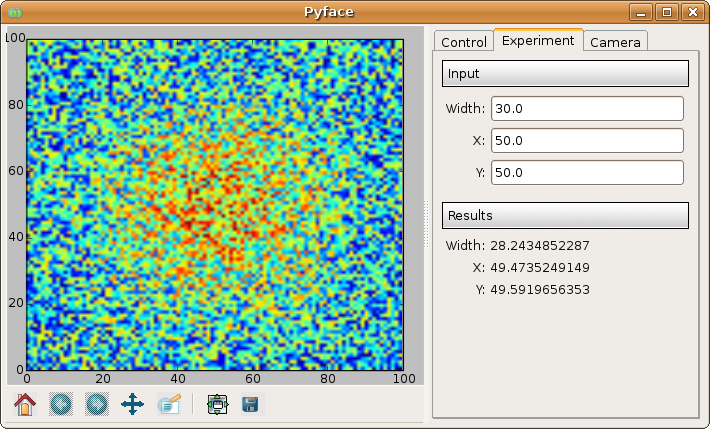

Write Python code to recreate this figure.

#! The imports
#!-------------
#!
#! The MPLFigureEditor is imported from last example.

from threading import Thread
from time import sleep
from enthought.traits.api import *
from enthought.traits.ui.api import View, Item, Group, \
        HSplit, Handler
from enthought.traits.ui.menu import NoButtons
from mpl_figure_editor import MPLFigureEditor
from matplotlib.figure import Figure
from scipy import *
import wx

#! User interface objects
#!------------------------
#!
#! These objects store information for the program to interact with the
#! user via traitsUI.

class Experiment(HasTraits):
    """ Object that contains the parameters that control the experiment, 
        modified by the user.
    """
    width = Float(30, label="Width", desc="width of the cloud")
    x = Float(50, label="X", desc="X position of the center")
    y = Float(50, label="Y", desc="Y position of the center")


class Results(HasTraits):
    """ Object used to display the results.
    """
    width = Float(30, label="Width", desc="width of the cloud") 
    x = Float(50, label="X", desc="X position of the center")
    y = Float(50, label="Y", desc="Y position of the center")

    view = View( Item('width', style='readonly'),
                 Item('x', style='readonly'),
                 Item('y', style='readonly'),
               )

#!
#! The camera object also is a real object, and not only a data
#! structure: it has a method to acquire an image (or in our case
#! simulate acquiring), using its attributes as parameters for the
#! acquisition.
#!

class Camera(HasTraits):
    """ Camera objects. Implements both the camera parameters controls, and
        the picture acquisition.
    """
    exposure = Float(1, label="Exposure", desc="exposure, in ms")
    gain = Enum(1, 2, 3, label="Gain", desc="gain")

    def acquire(self, experiment):
       X, Y = indices((100, 100))
       Z = exp(-((X-experiment.x)**2+(Y-experiment.y)**2)/experiment.width**2)
       Z += 1-2*rand(100,100)
       Z *= self.exposure
       Z[Z>2] = 2
       Z = Z**self.gain
       return(Z)

#! Threads and flow control
#!--------------------------
#!
#! There are three threads in this application:
#! 
#!  * The GUI event loop, the only thread running at the start of the program.
#!
#!  * The acquisition thread, started through the GUI. This thread is an
#!    infinite loop that waits for the camera to be triggered, retrieves the 
#!    images, displays them, and spawns the processing thread for each image
#!    recieved.
#!
#!  * The processing thread, started by the acquisition thread. This thread
#!    is responsible for the numerical intensive work of the application.
#!    it processes the data and displays the results. It dies when it is done.
#!    One processing thread runs per shot acquired on the camera, but to avoid
#!    accumulation of threads in the case that the processing takes longer than
#!    the time lapse between two images, the acquisition thread checks that the
#!    processing thread is done before spawning a new one.
#! 

def process(image, results_obj):
    """ Function called to do the processing """
    X, Y = indices(image.shape)
    x = sum(X*image)/sum(image)
    y = sum(Y*image)/sum(image)
    width = sqrt(abs(sum(((X-x)**2+(Y-y)**2)*image)/sum(image))) 
    results_obj.x = x
    results_obj.y = y
    results_obj.width = width

class AcquisitionThread(Thread):
    """ Acquisition loop. This is the worker thread that retrieves images 
        from the camera, displays them, and spawns the processing job.
    """
    wants_abort = False

    def process(self, image):
        """ Spawns the processing job.
        """
        try:
            if self.processing_job.isAlive():
                self.display("Processing to slow")
                return
        except AttributeError:
            pass
        self.processing_job = Thread(target=process, args=(image,
                                                            self.results))
        self.processing_job.start()

    def run(self):
        """ Runs the acquisition loop.
        """
        self.display('Camera started')
        n_img = 0
        while not self.wants_abort:
            n_img += 1
            img =self.acquire(self.experiment)
            self.display('%d image captured' % n_img)
            self.image_show(img)
            self.process(img)
            sleep(1)
        self.display('Camera stopped')

#! The GUI elements
#!------------------
#!
#! The GUI of this application is separated in two (and thus created by a
#! sub-class of *SplitApplicationWindow*).
#!
#! On the left a plotting area, made of an MPL figure, and its editor, displays
#! the images acquired by the camera.
#!
#! On the right a panel hosts the `TraitsUI` representation of a *ControlPanel*
#! object. This object is mainly a container for our other objects, but it also
#! has an *Button* for starting or stopping the acquisition, and a string 
#! (represented by a textbox) to display informations on the acquisition
#! process. The view attribute is tweaked to produce a pleasant and usable
#! dialog. Tabs are used as it help the display to be light and clear.
#!

class ControlPanel(HasTraits):
    """ This object is the core of the traitsUI interface. Its view is
        the right panel of the application, and it hosts the method for
        interaction between the objects and the GUI.
    """
    experiment = Instance(Experiment, ())
    camera = Instance(Camera, ())
    figure = Instance(Figure)
    results = Instance(Results, ())
    start_stop_acquisition = Button("Start/Stop acquisition")
    results_string =  String()
    acquisition_thread = Instance(AcquisitionThread)
    view = View(Group(
                Group(
                  Item('start_stop_acquisition', show_label=False ),
                  Item('results_string',show_label=False, 
                                        springy=True, style='custom' ),
                  label="Control", dock='tab',),
                Group(
                  Group(
                    Item('experiment', style='custom', show_label=False),
                    label="Input",),
                  Group(
                    Item('results', style='custom', show_label=False),
                    label="Results",),
                label='Experiment', dock="tab"),
                Item('camera', style='custom', show_label=False,
                                    dock="tab"),
               layout='tabbed'),
               )

    def _start_stop_acquisition_fired(self):
        """ Callback of the "start stop acquisition" button. This starts
            the acquisition thread, or kills it/
        """
        if self.acquisition_thread and self.acquisition_thread.isAlive():
            self.acquisition_thread.wants_abort = True
        else:
            self.acquisition_thread = AcquisitionThread()
            self.acquisition_thread.display = self.add_line
            self.acquisition_thread.acquire = self.camera.acquire
            self.acquisition_thread.experiment = self.experiment
            self.acquisition_thread.image_show = self.image_show
            self.acquisition_thread.results = self.results
            self.acquisition_thread.start()
    
    def add_line(self, string):
        """ Adds a line to the textbox display.
        """
        self.results_string = (string + "\n" + self.results_string)[0:1000]

    def image_show(self, image):
        """ Plots an image on the canvas in a thread safe way.
        """
        self.figure.axes[0].images=[]
        self.figure.axes[0].imshow(image, aspect='auto')
        wx.CallAfter(self.figure.canvas.draw)

class MainWindowHandler(Handler):
    def close(self, info, is_OK):
        if ( info.object.panel.acquisition_thread 
                        and info.object.panel.acquisition_thread.isAlive() ):
            info.object.panel.acquisition_thread.wants_abort = True
            while info.object.panel.acquisition_thread.isAlive():
                sleep(0.1)
            wx.Yield()
        return True


class MainWindow(HasTraits):
    """ The main window, here go the instructions to create and destroy
        the application.
    """
    figure = Instance(Figure)

    panel = Instance(ControlPanel)

    def _figure_default(self):
        figure = Figure()
        figure.add_axes([0.05, 0.04, 0.9, 0.92])
        return figure

    def _panel_default(self):
        return ControlPanel(figure=self.figure)

    view = View(HSplit(  Item('figure',  editor=MPLFigureEditor(),
                                                        dock='vertical'),
                        Item('panel', style="custom"),
                    show_labels=False, 
                    ),
                resizable=True, 
                height=0.75, width=0.75,
                handler=MainWindowHandler(),
                buttons=NoButtons)
                

if __name__ == '__main__':
    MainWindow().configure_traits()
